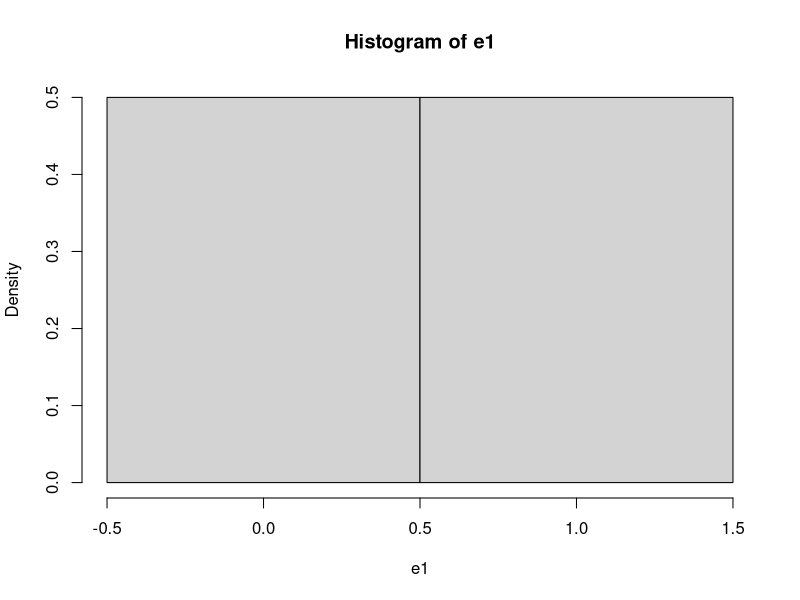
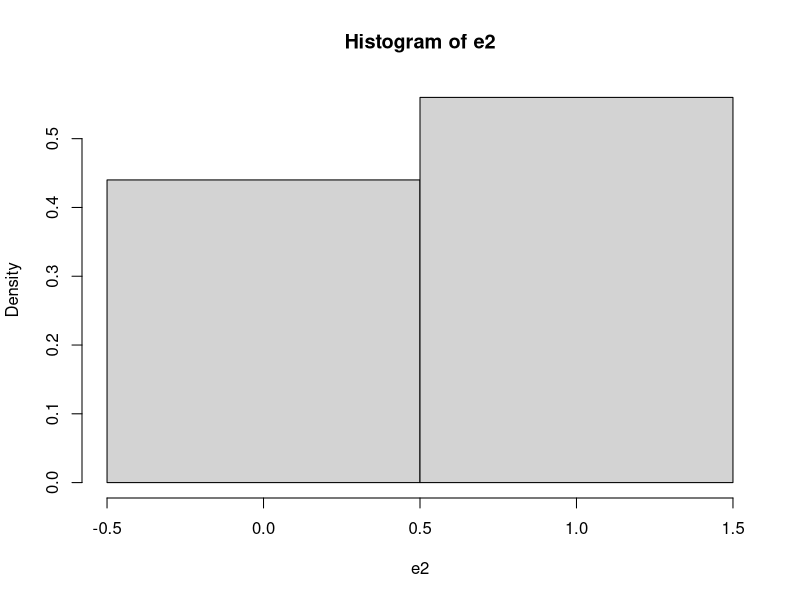
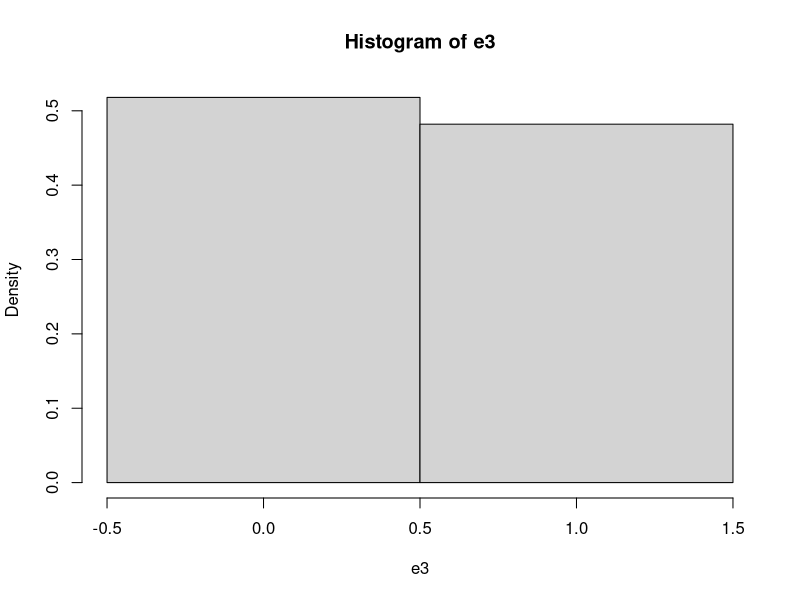
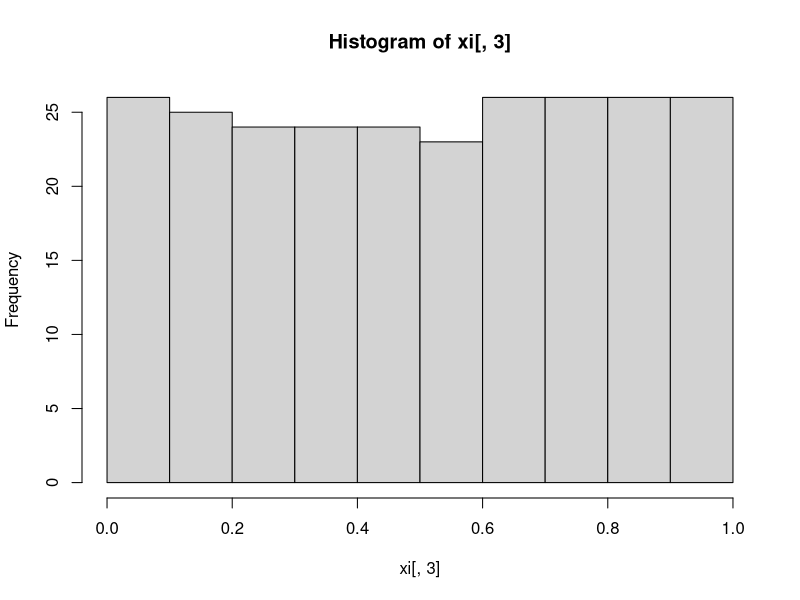
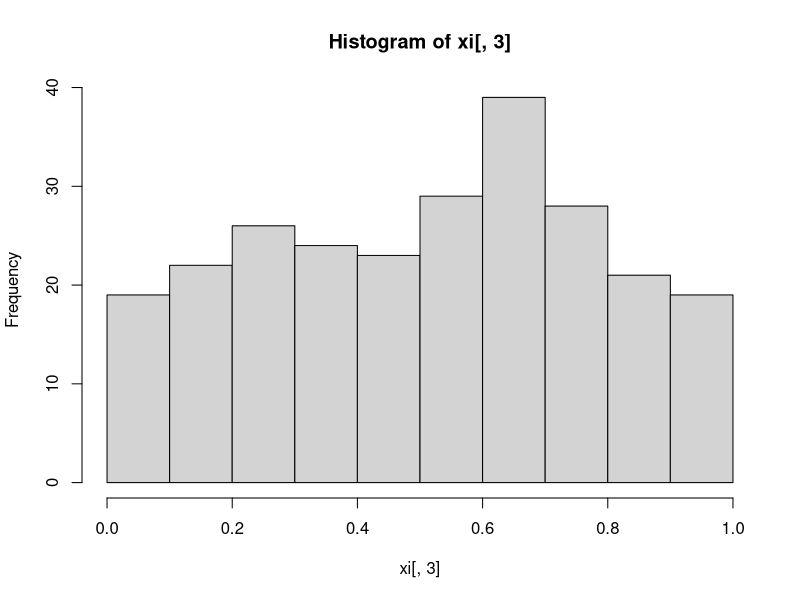
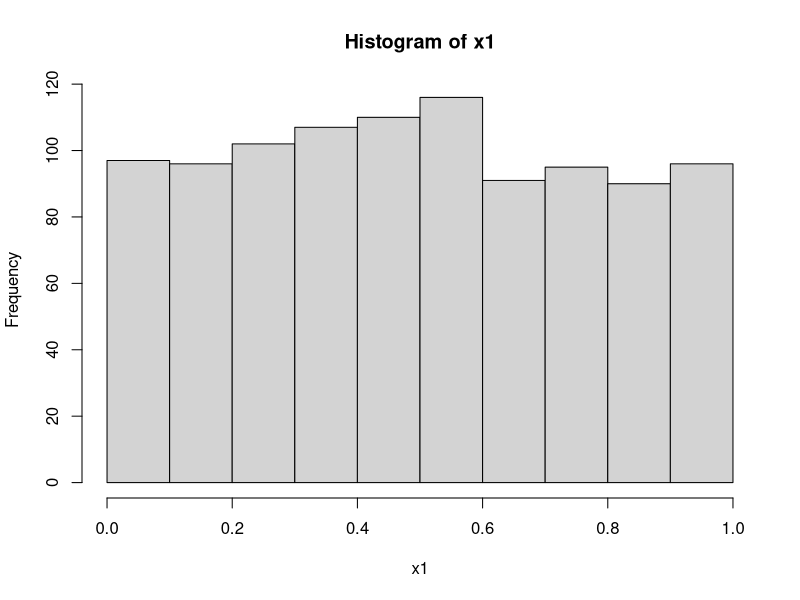

Reproduce these figures in R, in order. (Note: this script raises an error after producing the figures.)
## ---- chunk 1
#                      -=( Install & Load Package Function )=-
install_load <- function (package1, ...)  {   

   # convert arguments to vector
   packages <- c(package1, ...)

   # start loop to determine if each package is installed
   for(package in packages){

       # if package is installed locally, load
       if(package %in% rownames(installed.packages()))
          do.call('library', list(package))

       # if package is not installed locally, download, then load
       else {
          install.packages(package)
          do.call("library", list(package))
       }
   } 
}

install_load("MASS")

path <- function() gsub  ( "\\\\",  "/",  readClipboard ()  )
#Copy path, Panggil function di console
#Copy r path, paste ke var yang diinginkan
## ---- chunk 2
require("knitr")
opts_knit$set(root.dir = "C:/Users/Fathan/Documents/Obsidian Vault/2. Kuliah/Smt 6/1. Metode Simulasi dan Resampling")
## ---- chunk 3
FlipCoin <- function(n) sample(0:1, n, rep=T) 
n <- 10
e1 <- FlipCoin(n) 
e1 
## ---- chunk 4
cat("Banyaknya tail :", sum(e1==0), "dan Peluangnya :", sum(e1==0)/n,
    "\nBanyaknya head :", sum(e1==1), "dan Peluangnya :", sum(e1==1)/n)
## ---- chunk 5
hist(e1,breaks=c(-0.5, 0.5, 1.5), prob=T) 
## ---- chunk 6
#Menggunakan function sebelumnya
n <- 28 
gb <- FlipCoin(n)
gb

g = 0; b=0; B=0
for(i in 1:n){
  if(gb[i] == 1){
    g <- g+1
    b <- 0
  } else{
    b <- b+1
  }
  
  if(b==4){
    B <- B+1
    b <- 0
  }
}

cat("Banyaknya anak perempuan :", g,
    "\nBanyaknya 4 anak tanpa perempuan :", B, 
    "\nPeluangnya :", g/(g+B))
## ---- chunk 7
RollDie <- function(n) sample(1:6, n, rep=T)
n <- 50
d1 <- RollDie(n)
d1
## ---- chunk 8
cat("Banyaknya tail :", sum(d1==3), "dan Frekuensi Relatifnya :", sum(d1==3)/n)
## ---- chunk 9
n <- 100
e2 <- FlipCoin(n) 
cat("Banyaknya tail :", sum(e2==0), "dan Frekuensi Relatifnya :", sum(e2==0)/n,
    "\nBanyaknya head :", sum(e2==1), "dan Frekuensi Relatifnya :", sum(e2==1)/n)
## ---- chunk 10
hist(e2, breaks=c(-0.5, 0.5, 1.5), prob=T)
## ---- chunk 11
n <- 500
e3 <- FlipCoin(n) 
cat("Banyaknya tail :", sum(e3==0), "dan Peluangnya :", sum(e3==0)/n,
    "\nBanyaknya head :", sum(e3==1), "dan Peluangnya :", sum(e3==1)/n)
## ---- chunk 12
hist(e3, breaks=c(-0.5, 0.5, 1.5), prob=T)
## ---- chunk 13
Dice <- function(n){
  d <- RollDie(n)
  rolls <- numeric(0)
  for(i in 1:6) rolls = c(rolls, sum(d==i)/n)
return(rolls)
}

RollingDice <- data.frame(
  rolls.200 = Dice(200),
  rolls.1000 = Dice(1000)
) 
rownames(RollingDice) <- paste0("RF.", 1:6)
print(RollingDice)
## ---- chunk 14
x0 <-78 
n <- 250
a <- 1598
b <- 17
m <- 1000

xi <- matrix (NA , n, 3 )
colnames (xi) <-c( "aX(i-1)+b", "Xi", "Ui") 
for  (i in 1 :n){
  xi[i,1] <- (a * x0 + b) 
  xi[i,2] <- xi[i, 1]%%m 
  xi[i,3] <- xi[i, 2]/m 
  x0 <- xi[i,2]
}
hist(xi[,3])

cbind("i"=1:20,    "Xi"=xi[1:20,2], 
      "i"=101:120, "Xi"=xi[101:120,2], 
      "i"=201:220, "Xi"=xi[201:220,2])
## ---- chunk 15
x0 <-73 
n <- 250
a <- 17
b <- 7
m <- 1024

xi <- matrix (NA , n, 3 )
colnames (xi) <-c( "aX(i-1)+b", "Xi", "Ui") 
for  (i in 1 :n){
  xi[i,1] <- (a * x0 + b) 
  xi[i,2] <- xi[i, 1]%%m 
  xi[i,3] <- xi[i, 2]/m 
  x0 <- xi[i,2]
}
hist(xi[,3])

cbind("i"=1:20,    "Xi"=xi[1:20,2], 
      "i"=101:120, "Xi"=xi[101:120,2], 
      "i"=201:220, "Xi"=xi[201:220,2])
## ---- chunk 16
n <- 1000
x1 <- 0.9
for(i in 2:n) x1[i] <- (pi + x1[i-1])^5%%1

hist(x1)

cbind("i"=1:20,    "Xi"=xi[1:20,2], 
      "i"=101:120, "Xi"=xi[101:120,2], 
      "i"=201:220, "Xi"=xi[201:220,2])
## ---- chunk 17
install_load('readxl','dplyr','kableExtra','DT')
raw.data <- read_xlsx("Data pert 2.xlsx")
data <- raw.data
## ---- chunk 18
i <- 1000
p <- .65
X <- runif(i)
Y <- NULL
for (z in 1:i) ifelse (X[z] <= p, Y[z] <- 1, Y[z] <- 0)
(tabel <- table(Y)/length(Y))
barplot(tabel, main="Bernoulli")

i <- 1000
p <- .65
X <- runif(i)
Y <- (X <= p)+0
(tabel <- table(Y)/length(Y))
barplot(tabel, main="Bernoulli")
## ---- chunk 19
i <- 1000 
N <- 4
X <- runif(i) 
DU <- NULL
for (z in 1:i){
  if (X[z]<=1/N) DU[z]<-1
    else if (X[z]<=2/N) DU[z]<-2  
    else if (X[z]<=3/N) DU[z]<-3
  else DU[z] <- 4 
}
(tabel <- table(DU)/length(DU)) 
barplot(tabel, main="Seragam Diskret")


i <- 1000 
N <- 4
X <- runif(i)
DU <- as.numeric(cut(X, breaks=c(0, 1/N, 2/N, 3/N, 1),  
include.lowest = T))
(tabel <- table(DU)/length(DU)) 
barplot(tabel, main="Seragam Diskret")
i <- 1000  
N <- 4
X <- runif(i)
DU <- 1 +floor(N*X)
(tabel <- table(DU)/length(DU))  
barplot(tabel, main="Seragam Diskret")
## ---- chunk 20
#Binomial (5,0.65) 
i <- 1000
n <- 5  
p <- .65
Binom <- NULL  
for (z in 1:i){
  m <- 0
  for (k in 1:n){
    y <- (runif(1) <= p) +0  
    m <- m+y
  }
  Binom[z] <- m 
}
(tabel <- table(Binom)/length(Binom))  
barplot(tabel, main="Binomial")

#Binomial (3,0.5)  
i <- 1000
X <- runif(i)
Binom <- as.numeric(cut(X, breaks=c(0, 1/8, 4/8, 7/8, 1),  
include.lowest = T)) -1
(tabel <- table(Binom)/length(Binom)) 
barplot(tabel, main="Binomial")
## ---- chunk 21
set.seed(123)
geom <- rgeom(1000, prob = 0.2)

cat("Geometric Distribution (p = 0.2):\n")
head(geom)
hist(geom)
## ---- chunk 22
nbinom <- rnbinom(1000, size = 5, prob = 0.3)

cat("\nNegative Binomial Distribution (size = 5, prob = 0.3):\n")
head(nbinom)
hist(nbinom)
## ---- chunk 23
i <- 1000
lambda <- 3 
U <- runif(i)
X <- -log(U)/lambda  
hist(X)
## ---- chunk 24
#Gamma(α=5,β=3)  
i <- 1000
lambda <- 3 
alpha <- 5
U <- log(runif(i*alpha))  
Um <- matrix(U, i)
Y <- apply(Um, 1, sum) 
Gama <- -Y/lambda  
hist(Gama)
## ---- chunk 25
#chi-square(10)  
i <- 1000
lambda <- 2 
alpha <- 5
U <- log(runif(i*alpha))  
Um <- matrix(U, i)
Y <- apply(Um, 1, sum) 
chi <- -Y/lambda  
hist(chi)

#chi-square(11)  
i <- 1000
lambda <- 2 
alpha <- 5
U <- log(runif(i*alpha))  
Um <- matrix(U, i)
Y <- apply(Um, 1, sum) 
chi <- -Y/lambda
chi <- chi +(rnorm(i))^2  
hist(chi)
## ---- chunk 26
#Poisson(1) melalui ekponensial  
i <- 1000
lambda <- 1  
K <- NULL
for (z in 1:i){ 
  sk <- 0  
  k <- 0
  while (sk<=1){
    u <- runif(1)
    y <- -log(u)/lambda 
    sk <- y+sk
    k <- k+1 
  }
  K[z] <- k-1 
}
(tabel <- table(K)/length(K)) 
barplot(tabel)

#Poisson(1) melalui seragam  
i <- 1000
lambda <- 1  
K <- NULL
for (z in 1:i){ 
  k <- 0
  sk <- 1
  while(sk >= exp(-lambda)){  
    u <- runif(1)
    sk <- sk*u 
    k <- k+1
  } 
  K[z] <- k
}
(tabel <- table(K)/length(K)) 
barplot(tabel)
## ---- chunk 27
#Membangkitkan Data Gamma(5,1) 
set.seed(123)
X=rgamma(100,5,scale = 1) 
head(X)
plot(density(X))
## ---- chunk 28
set.seed(15)
k<-1000 # ulangan

n<-10 #banyak sampel
x11<-matrix(rnorm(n*k),k) #bangkitkan sampel
hist(x11)
x11<-apply(x11,1,mean) #simpan rataan
hist(x11, main = "Sebaran Percontohan Normal 10 Sampel")
mean(x11); var(x11)
## ---- chunk 29
set.seed(15)
k<-1000 # ulangan

n<-30 #banyak sampel
x12<-matrix(rnorm(n*k),k) #bangkitkan sampel
hist(x12)

x12<-apply(x12,1,mean) #simpan rataan
hist(x12, main = "Sebaran Percontohan Normal 30 Sampel")
mean(x12); var(x12)
## ---- chunk 30
set.seed(15)
k<-1000 # ulangan

n<-100 #banyak sampel
x13<-matrix(rnorm(n*k),k) #bangkitkan sampel
hist(x13)
x13<-apply(x13,1,mean) #simpan rataan
hist(x13, main = "Sebaran Percontohan Normal 100 Sampel")
mean(x13); var(x13)
## ---- chunk 31
set.seed(15)
k<-1000 # ulangan

n<-10 #banyak sampel
x21<-matrix(rexp(n*k),k) #bangkitkan sampel
hist(x21)

x21<-apply(x21,1,mean) #simpan rataan
hist(x21, main = "Sebaran Percontohan Eksponensial 10 Sampel")
mean(x21); var(x21)
## ---- chunk 32
set.seed(15)
k<-1000 # ulangan

n<-30 #banyak sampel
x22<-matrix(rexp(n*k),k) #bangkitkan sampel
hist(x22)
x22<-apply(x22,1,mean) #simpan rataan
hist(x22, main = "Sebaran Percontohan Eksponensial 30 Sampel") 
mean(x22); var(x22)
## ---- chunk 33
set.seed(15)
k<-1000 # ulangan

n<-100 #banyak sampel
x23<-matrix(rexp(n*k),k) #bangkitkan sampel
hist(x23)
x23<-apply(x23,1,mean) #simpan rataan
hist(x23, main = "Sebaran Percontohan Eksponensial 100 Sampel")
mean(x23); var(x23)
## ---- chunk 34
set.seed(15)
k<-1000 # ulangan

n<-10 #banyak sampel
x31<-matrix(runif(n*k),k) #bangkitkan sampel
hist(x31)
x31<-apply(x31,1,mean) #simpan rataan
hist(x31, main = "Sebaran Percontohan Seragam 10 Sampel")
mean(x31); var(x31)
## ---- chunk 35
set.seed(15)
k<-1000 # ulangans

n<-30 #banyak sampel
x32<-matrix(runif(n*k),k) #bangkitkan sampel
hist(x32)
x32<-apply(x32,1,mean) #simpan rataan
hist(x32, main = "Sebaran Percontohan Seragam 30 Sampel")
mean(x32); var(x32)
## ---- chunk 36
set.seed(15)
k<-1000 # ulangan

n<-100 #banyak sampel
x33<-matrix(runif(n*k),k) #bangkitkan sampel
hist(x33)
x33<-apply(x33,1,mean) #simpan rataan
hist(x33, main = "Sebaran Percontohan Seragam 100 Sampel")
mean(x33); var(x33)
## ---- chunk 37
par(mfrow=c(3,3))
hist(x11, main = "Normal 10 Sampel",xlim = c(-2,2));hist(x12, main = "Normal 30 Sampel",xlim = c(-2,2));hist(x13, main = "Normal 100 Sampel",xlim = c(-2,2));
hist(x21, main = "Eksponensial 10 Sampel",xlim = c(0,2));hist(x22, main = "Eksponensial 30 Sampel",xlim = c(0,2));hist(x23, main = "Eksponensial 100 Sampel",xlim = c(0,2));
hist(x31, main = "Seragam 10 Sampel",xlim = c(0,1));hist(x32, main = "Seragam 30 Sampel",xlim = c(0,1));hist(x33, main = "Seragam 100 Sampel",xlim = c(0,1))
## ---- chunk 38
set.seed(15)
k<-1000 # ulangan

n<-10 #banyak sampel
x21<-matrix(rexp(n*k),k) #bangkitkan sampel
hist(x21)
x21<-apply(x21,1,mean) #simpan rataan
hist(x21, main = "Sebaran Percontohan Eksponensial 10 Sampel")
mean(x21); var(x21)
## ---- chunk 39
k <- 1000
n <- 10
set.seed(14)
y1<-rexp(n*k)

set.seed(14)
coba<-matrix(rexp(n*k), k)
hist(y1)
hist(coba)
## ---- chunk 40
y1<-rnorm(1000000)
coba<-matrix(rexp(1000000), 10000)

y2<-rexp(1000000)
y3<-runif(1000000)
hist(y1, main = "Populasi Terhingga Normal")

hist(y2, main = "Populasi Terhingga Eksponensial")

hist(y3, main = "Populasi Terhingga Uniform")
## ---- chunk 41
k<-1000
n<-10
z11<-matrix(sample(y1, n*k),k)
z21<-matrix(sample(y2,n*k),k)
z31<-matrix(sample(y3,n*k),k)
z11<-apply(z11,1,mean)
z21<-apply(z21,1,mean)
z31<-apply(z31,1,mean)
hist(z11)

hist(z21)

hist(z31)
## ---- chunk 42
meandata10 = (c(mean(z11),mean(z21),mean(z31)))
vardata10 = (c(var(z11),var(z21),var(z31)))
normal10 = data.frame("Mean" = meandata10, "Var" = vardata10, row.names = c("Normal","Eksponensial","Seragam"))
print(normal10)
## ---- chunk 43
k<-1000
n<-30
z12<-matrix(sample(y1,n*k),k)
z22<-matrix(sample(y2,n*k),k)
z32<-matrix(sample(y3,n*k),k)
z12<-apply(z12,1,mean)
z22<-apply(z22,1,mean)
z32<-apply(z32,1,mean)
hist(z12)

hist(z22)

hist(z32)
## ---- chunk 44
meandata30 = (c(mean(z12),mean(z22),mean(z32)))
vardata30 = (c(var(z12),var(z22),var(z32)))
normal30 = data.frame("Mean" = meandata30, "Var" = vardata30, row.names = c("Normal","Eksponensial","Seragam"))
print(normal30)
## ---- chunk 45
k<-1000
n<-100
z13<-matrix(sample(y1,
n*k),k)
z23<-matrix(sample(y2,
n*k),k)
z33<-matrix(sample(y3,
n*k),k)
z13<-apply(z13,1,mean)
z23<-apply(z23,1,mean)
z33<-apply(z33,1,mean)
hist(z13)

hist(z23)

hist(z33)
## ---- chunk 46
meandata100 = (c(mean(z13),mean(z23),mean(z33)))
vardata100 = (c(var(z13),var(z23),var(z33)))
normal100 = data.frame("Mean" = meandata100, "Var" = vardata100, row.names = c("Normal","Eksponensial","Seragam"))
print(normal100)
## ---- chunk 47
par(mfrow=c(3,3))
hist(z11, main = "Normal 10 Sampel",xlim = c(-2,2));hist(z12, main = "Normal 30 Sampel",xlim = c(-2,2));hist(z13, main = "Normal 100 Sampel",xlim = c(-2,2));
hist(z21, main = "Eksponensial 10 Sampel",xlim = c(0,2));hist(z22, main = "Eksponensial 30 Sampel",xlim = c(0,2));hist(z23, main = "Eksponensial 100 Sampel",xlim = c(0,2));
hist(z31, main = "Seragam 10 Sampel",xlim = c(0,1));hist(z32, main = "Seragam 30 Sampel",xlim = c(0,1));hist(z33, main = "Seragam 100 Sampel",xlim = c(0,1))
## ---- chunk 48
k<-1000 # ulangan
n<-5 #banyak sampel
par(mfrow=c(3,3))

set.seed(15)
y21<-matrix(-rexp(n*k),k) #bangkitkan sampel
hist(y21)

n<-50 #banyak sampel
set.seed(15)
y22<-matrix(-rexp(n*k),k) #bangkitkan sampel
hist(y22)

n<-500 #banyak sampel
set.seed(15)
y23<-matrix(-rexp(n*k),k) #bangkitkan sampel
hist(y23)


yy23<-apply(y23,1,mean) #simpan rataan
hist(yy23, main = "Sebaran Percontohan Eksponensial Negatif 500 Sampel")

yy21<-apply(y21,1,mean) #simpan rataan
hist(yy21, main = "Sebaran Percontohan Eksponensial Negatif 5 Sampel")

yy22<-apply(y22,1,mean) #simpan rataan
hist(yy22, main = "Sebaran Percontohan Eksponensial Negatif 50 Sampel")
## ---- chunk 49
par(mfrow=c(3,3))
hist(z11, main = "Normal 10 Sampel",xlim = c(-2,2));hist(z12, main = "Normal 30 Sampel",xlim = c(-2,2));hist(z13, main = "Normal 100 Sampel",xlim = c(-2,2));
hist(z21, main = "Eksponensial 10 Sampel",xlim = c(0,2));hist(z22, main = "Eksponensial 30 Sampel",xlim = c(0,2));hist(z23, main = "Eksponensial 100 Sampel",xlim = c(0,2));
hist(z31, main = "Seragam 10 Sampel",xlim = c(0,1));hist(z32, main = "Seragam 30 Sampel",xlim = c(0,1));hist(z33, main = "Seragam 100 Sampel",xlim = c(0,1))
